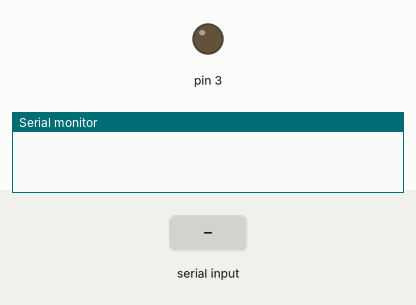
Simulated run of this sketch. Board: Arduino Uno, built with avr-gcc and run on an emulated ATmega328P. Shown: output pins drawn as LEDs (lit = HIGH), the last lines printed to the serial monitor. The test bench sets the inputs (shaded band).

Above: at 1.2 s.
1.3 s: "90,45\n" received over Serial
At 1.6 s:
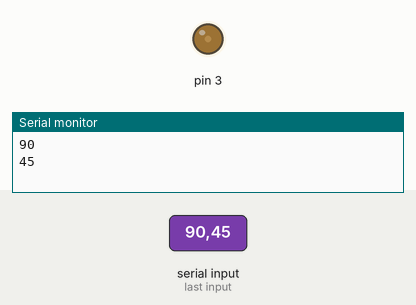
3.8 s: "30,150\n" received over Serial
At 4.6 s:
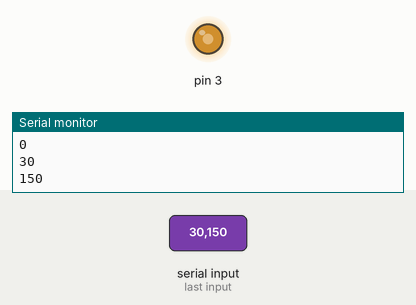
6.3 s: "200\n" received over Serial
At 7.1 s:
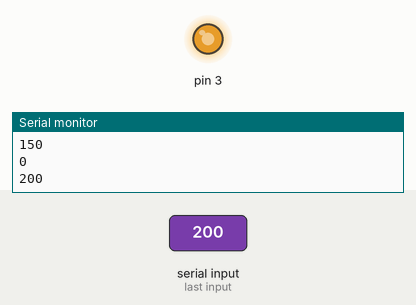
Timing chart, 0 to 9.3 s (numbered marks = the images above; inputs shaded):
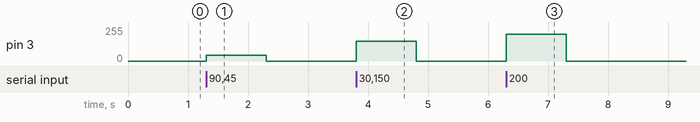

The sketch:

2.parseInt.ino
```cpp
void setup() {
  // put your setup code here, to run once:
  Serial.begin(9600);
}

void loop() {
  // put your main code here, to run repeatedly:
  if (Serial.available()) {
    long value = Serial.parseInt();
    Serial.println(value);

    analogWrite(3,value);
  }
}
```

Measured:
- after the input at 1.3 s, pin 3: 0/255 → 45/255 at once, → 0/255 1.0 s later
- after the input at 3.8 s, pin 3: 0/255 → 150/255 at once, → 0/255 1.0 s later
- after the input at 6.3 s, pin 3: 0/255 → 200/255 at once, → 0/255 1.0 s later
